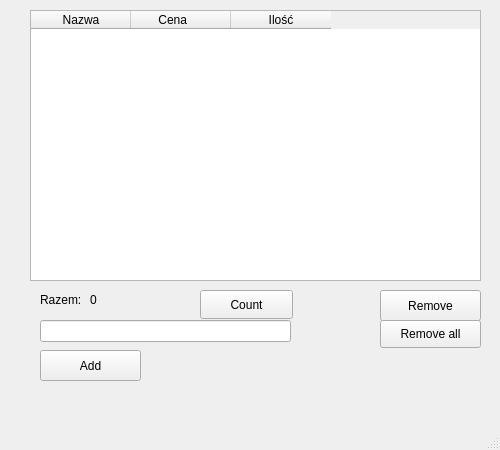
<?xml version="1.0" encoding="UTF-8"?>
<ui version="4.0">
 <class>MainWindow</class>
 <widget class="QMainWindow" name="MainWindow">
  <property name="enabled">
   <bool>true</bool>
  </property>
  <property name="geometry">
   <rect>
    <x>0</x>
    <y>0</y>
    <width>500</width>
    <height>450</height>
   </rect>
  </property>
  <property name="minimumSize">
   <size>
    <width>500</width>
    <height>450</height>
   </size>
  </property>
  <property name="maximumSize">
   <size>
    <width>500</width>
    <height>450</height>
   </size>
  </property>
  <property name="windowTitle">
   <string>MainWindow</string>
  </property>
  <widget class="QWidget" name="centralwidget">
   <widget class="QPushButton" name="addButton">
    <property name="geometry">
     <rect>
      <x>40</x>
      <y>350</y>
      <width>101</width>
      <height>31</height>
     </rect>
    </property>
    <property name="text">
     <string>Add</string>
    </property>
   </widget>
   <widget class="QPushButton" name="removeButton">
    <property name="geometry">
     <rect>
      <x>380</x>
      <y>290</y>
      <width>101</width>
      <height>31</height>
     </rect>
    </property>
    <property name="text">
     <string>Remove</string>
    </property>
   </widget>
   <widget class="QLineEdit" name="lineEdit">
    <property name="geometry">
     <rect>
      <x>40</x>
      <y>320</y>
      <width>251</width>
      <height>22</height>
     </rect>
    </property>
    <property name="text">
     <string/>
    </property>
   </widget>
   <widget class="QTableWidget" name="tableWidget">
    <property name="enabled">
     <bool>true</bool>
    </property>
    <property name="geometry">
     <rect>
      <x>30</x>
      <y>10</y>
      <width>451</width>
      <height>271</height>
     </rect>
    </property>
    <property name="sizePolicy">
     <sizepolicy hsizetype="Fixed" vsizetype="Fixed">
      <horstretch>0</horstretch>
      <verstretch>0</verstretch>
     </sizepolicy>
    </property>
    <property name="sizeAdjustPolicy">
     <enum>QAbstractScrollArea::AdjustToContentsOnFirstShow</enum>
    </property>
    <column>
     <property name="text">
      <string>Nazwa</string>
     </property>
    </column>
    <column>
     <property name="text">
      <string>Cena     </string>
     </property>
    </column>
    <column>
     <property name="text">
      <string>Ilość</string>
     </property>
    </column>
   </widget>
   <widget class="QLabel" name="label">
    <property name="geometry">
     <rect>
      <x>40</x>
      <y>290</y>
      <width>63</width>
      <height>20</height>
     </rect>
    </property>
    <property name="text">
     <string>Razem:</string>
    </property>
   </widget>
   <widget class="QLabel" name="label_2">
    <property name="geometry">
     <rect>
      <x>90</x>
      <y>290</y>
      <width>63</width>
      <height>20</height>
     </rect>
    </property>
    <property name="text">
     <string>0</string>
    </property>
   </widget>
   <widget class="QPushButton" name="countButton">
    <property name="geometry">
     <rect>
      <x>200</x>
      <y>290</y>
      <width>93</width>
      <height>29</height>
     </rect>
    </property>
    <property name="text">
     <string>Count</string>
    </property>
   </widget>
   <widget class="QPushButton" name="pushButton">
    <property name="geometry">
     <rect>
      <x>380</x>
      <y>320</y>
      <width>101</width>
      <height>28</height>
     </rect>
    </property>
    <property name="text">
     <string>Remove all</string>
    </property>
   </widget>
  </widget>
  <widget class="QMenuBar" name="menubar">
   <property name="geometry">
    <rect>
     <x>0</x>
     <y>0</y>
     <width>500</width>
     <height>26</height>
    </rect>
   </property>
  </widget>
  <widget class="QStatusBar" name="statusbar"/>
 </widget>
 <resources/>
 <connections/>
</ui>
